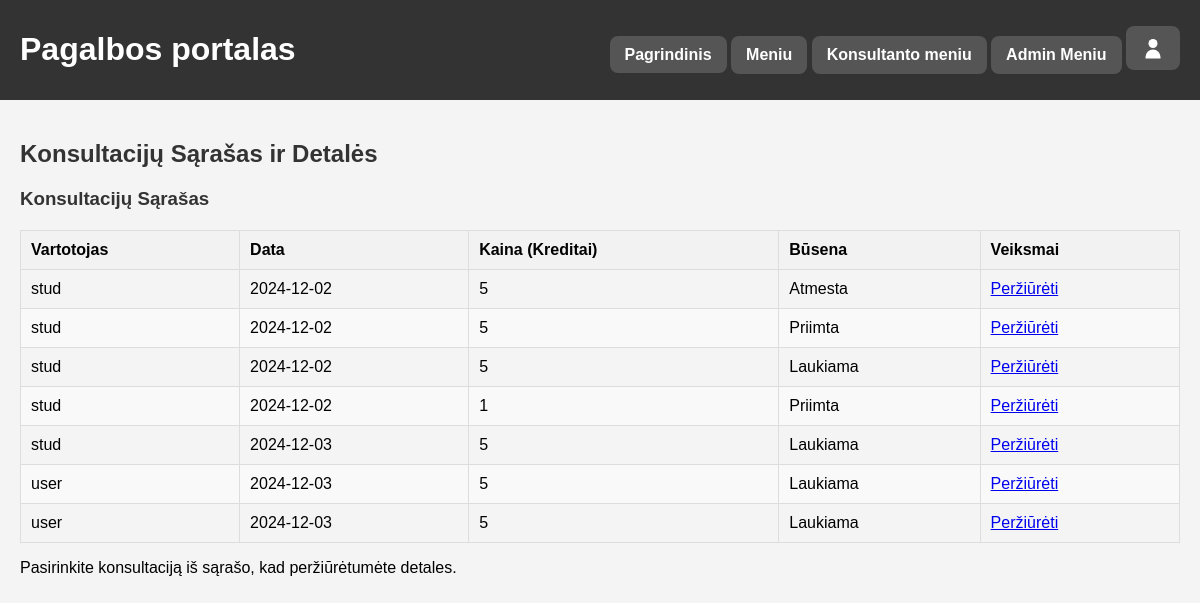
The page /answer_consultation.php (signed in) on the database its author committed.
### tables this page shows
CREATE TABLE `Consultation` (
  `ConsultationID` int(10) UNSIGNED NOT NULL,
  `UserID` int(10) UNSIGNED NOT NULL,
  `ConsultantID` int(10) UNSIGNED DEFAULT NULL,
  `Date` date NOT NULL,
  `Status` enum('Laukiama','Priimta','Atmesta','Uzbaigta') NOT NULL,
  `CreditCost` int(10) UNSIGNED DEFAULT '5',
  `ChatLog` text,
  `Rated` tinyint(1) DEFAULT '0'
);

CREATE TABLE `User` (
  `UserID` int(10) UNSIGNED NOT NULL,
  `Username` varchar(50) NOT NULL,
  `Password` char(60) NOT NULL,
  `Role` enum('Unregistered','Registered','Consultant','Administrator') NOT NULL,
  `Credits` int(10) UNSIGNED DEFAULT '0',
  `Email` varchar(100) NOT NULL
);

### answer_consultation.php (the view, shortened to what this page needs)
<?php
include 'includes/db.php';
include 'includes/header.php';
$is_admin = $_SESSION['role'] === 'Administrator';
if ($is_admin) {
    $stmt = $pdo->prepare("SELECT Consultation.ConsultationID, User.Username, Consultation.Date, Consultation.CreditCost, Consultation.Status, Consultation.ChatLog
                           FROM Consultation
                           JOIN User ON Consultation.UserID = User.UserID
                           WHERE Consultation.Status != 'Uzbaigta'
                           ORDER BY Consultation.Date ASC");
    $stmt->execute();
}
$consultations = $stmt->fetchAll();
$selectedConsultation = null;
?>
<!DOCTYPE html>
<html lang="lt">
<head>
    <link rel="stylesheet" href="styles.css">
</head>
<body>
<main>
    <h2>Konsultacijų Sąrašas ir Detalės</h2>
    <div class="consultation-container">
        <div class="consultation-list">
            <h3>Konsultacijų Sąrašas</h3>
            <table class="consultation-table">
                <thead>
                    <tr>
                        <th>Vartotojas</th>
                        <th>Data</th>
                        <th>Kaina (Kreditai)</th>
                        <th>Būsena</th>
                        <th>Veiksmai</th>
                    </tr>
                </thead>
                <tbody>
                    <?php foreach ($consultations as $consultation): ?>
                        <tr>
                            <td><?= htmlspecialchars($consultation['Username']) ?></td>
                            <td><?= htmlspecialchars($consultation['Date']) ?></td>
                            <td><?= htmlspecialchars($consultation['CreditCost']) ?></td>
                            <td><?= htmlspecialchars($consultation['Status']) ?></td>
                            <td>
                                <a href="answer_consultation.php?id=<?= $consultation['ConsultationID'] ?>">Peržiūrėti</a>
                            </td>
                        </tr>
                    <?php endforeach; ?>
                </tbody>
            </table>
        </div>
        <?php if ($selectedConsultation): ?>
            <div class="consultation-details">
                <h3>Konsultacijos Detalės</h3>
                <p><strong>Vartotojas:</strong> <?= htmlspecialchars($selectedConsultation['Username']) ?></p>
                <p><strong>Data:</strong> <?= htmlspecialchars($selectedConsultation['Date']) ?></p>
                <p><strong>Kaina (Kreditai):</strong> <?= htmlspecialchars($selectedConsultation['CreditCost']) ?></p>
                <p><strong>Būsena:</strong> <?= htmlspecialchars($selectedConsultation['Status']) ?></p>
                <p><strong>Vartotojo Žinutė:</strong> <?= nl2br(htmlspecialchars($selectedConsultation['ChatLog'])) ?></p>
                <?php if ($selectedConsultation['Status'] == 'Laukiama'): ?>
                    <form method="POST" class="inline-form">
                        <input type="hidden" name="consultation_id" value="<?= $selectedConsultation['ConsultationID'] ?>">
                        <label for="credit_cost">Nustatyti kainą (kreditai):</label>
                        <input type="number" name="credit_cost" min="0" value="<?= $selectedConsultation['CreditCost'] ?>" required>
                        <button type="submit" name="accept">Priimti</button>
                        <button type="submit" name="reject">Atmesti</button>
                    </form>
                <?php elseif ($selectedConsultation['Status'] == 'Priimta'): ?>
                    <div class="chat-container">
                        <p><strong>Žinutės:</strong></p>
                        <div class="chat-log">
                            <?= nl2br(htmlspecialchars($selectedConsultation['ChatLog'])); ?>
                        </div>
                        <form method="POST" class="chat-form">
                            <input type="hidden" name="consultation_id" value="<?= $selectedConsultation['ConsultationID'] ?>">
                            <textarea name="chat_message" rows="2" placeholder="Įveskite žinutę..." required></textarea>
                            <button type="submit" name="send_chat">Siųsti</button>
                        </form>
                        <form method="POST" class="complete-form">
                            <input type="hidden" name="consultation_id" value="<?= $selectedConsultation['ConsultationID'] ?>">
                            <button type="submit" name="complete">Žymėti kaip užbaigtą</button>
                        </form>
                    </div>
                <?php endif; ?>
                <a href="answer_consultation.php" class="close-button">Uždaryti</a>
            </div>
        <?php else: ?>
            <p>Pasirinkite konsultaciją iš sąrašo, kad peržiūrėtumėte detales.</p>
        <?php endif; ?>
    </div>
</main>
</body>
</html>

### styles.css (style rules this page uses)
body, html { margin: 0; padding: 0; height: 100%; font-family: Arial, sans-serif; display: flex; flex-direction: column; }
body { background-color: #f4f4f4; display: flex; flex-direction: column; min-height: 100vh; }
h2, h3, h4 { color: #333; }
main { flex: 1; padding: 20px; box-sizing: border-box; overflow-y: auto; width: 100%; max-width: 1600px; margin: 0 auto; }
.consultation-table, .user-table { width: 100%; border-collapse: collapse; margin-top: 20px; }
.consultation-table th, .consultation-table td, .user-table th, .user-table td { border: 1px solid #ddd; padding: 10px; }
.consultation-table th, .user-table th { background-color: #f2f2f2; text-align: left; }
.consultation-table tr:nth-child(even), .user-table tr:nth-child(even) { background-color: #f9f9f9; }

### rows shown on the page
consultation: UserID.Username "stud", Date "2024-12-02", CreditCost "5", Status "Atmesta"
consultation: UserID.Username "stud", Date "2024-12-02", CreditCost "5", Status "Priimta"
consultation: UserID.Username "stud", Date "2024-12-02", CreditCost "5", Status "Laukiama"
consultation: UserID.Username "stud", Date "2024-12-02", CreditCost "1", Status "Priimta"
consultation: UserID.Username "stud", Date "2024-12-03", CreditCost "5", Status "Laukiama"
consultation: UserID.Username "user", Date "2024-12-03", CreditCost "5", Status "Laukiama"
consultation: UserID.Username "user", Date "2024-12-03", CreditCost "5", Status "Laukiama"
